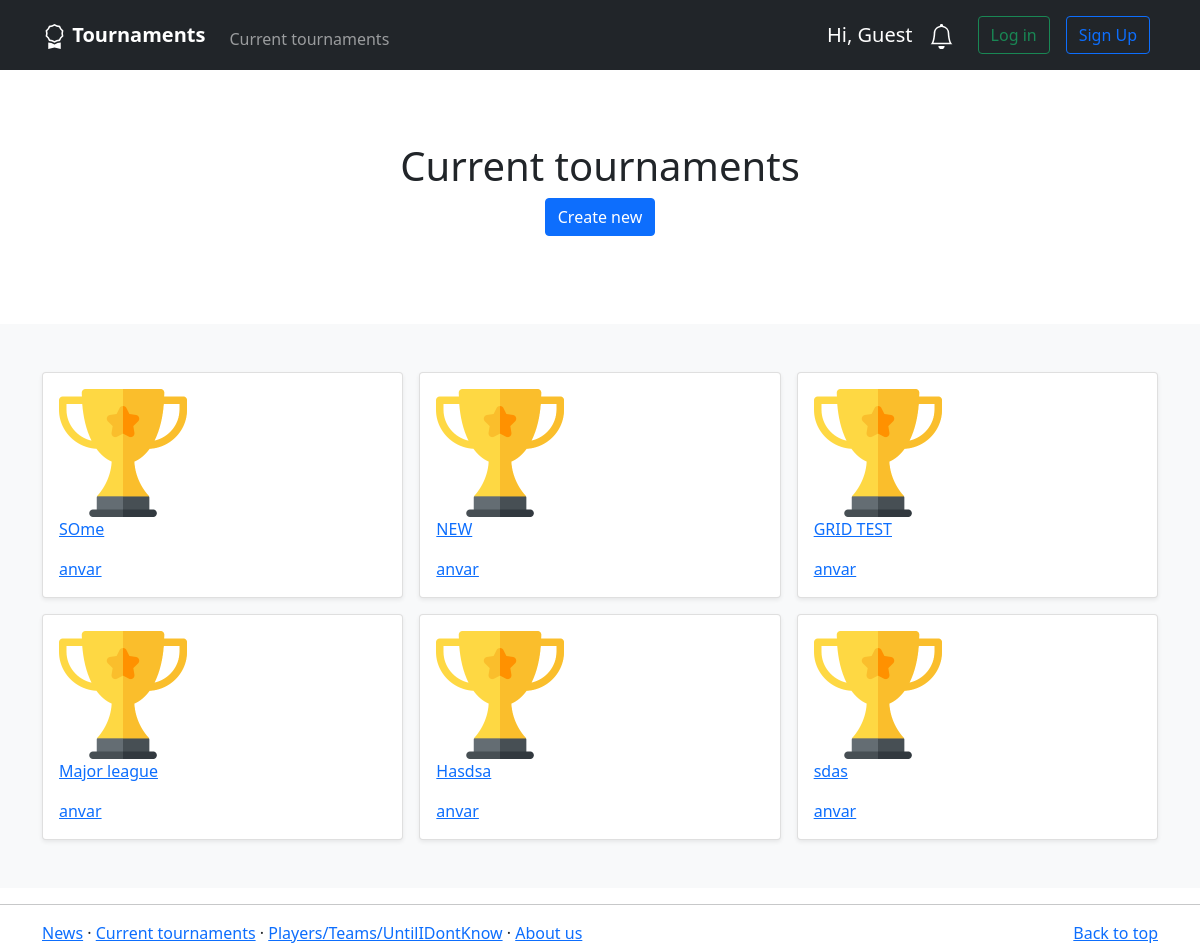
/tournaments/, run on the app's committed database.
### main/models.py (models this page shows, shortened)
class Tournament(models.Model):
    name = models.TextField(max_length=100, help_text='Enter tournament name')
    description = models.TextField(max_length=200, help_text='Enter description tournament')
    logo = models.ImageField(default='default_logos/tournament_default.png', upload_to='tournaments_logo')
    owner = models.ForeignKey(settings.AUTH_USER_MODEL, on_delete=models.CASCADE)
    teams_number = models.IntegerField(default=2)
    players_in_team = models.IntegerField(default=1)
    pass

### tournaments/views.py (the view)
# urls.py: path('', views.tournaments, name='tournaments'),
def tournaments(request):
    tournament_list = Tournament.objects.all()
    context = {
        'tournament_list': tournament_list,
    }
    return render(request, 'tournaments/tournaments.html', context)

### templates/tournaments/tournaments.html (shortened to what this page needs)
{% extends 'base.html' %}
{% block content %}
<section class="py-4 text-center container">
  <div class="row py-lg-5">
    <div class="col-lg-6 col-md-8 mx-auto">
      <h1 class="fw-light">Current tournaments</h1>
      <a class="btn btn-primary" href="{% url 'tournaments:create' %}">Create new</a>
    </div>
  </div>
</section>
<div class="album py-5 bg-light">
  <div class="container">
    <div class="row row-cols-1 row-cols-sm-2 row-cols-md-3 g-3">
      {% if tournament_list %}
      {% for tournament in tournament_list %}
      <div class="col">
        <a href="{% url 'tournaments:detail' tournament.id %}">
          <div class="card shadow-sm">
            <div class="card-body">
                <img width="128" height="128" src="{{ tournament.logo.url }}" alt="tournament logo here!">
                <p class="card-text">{{ tournament.name }}</p>
                <p class="card-text">{{ tournament.owner }}</p>
            </div>
          </div>
        </a>
      </div>
      {% endfor %}
      {% endif %}
    </div>
  </div>
</div>
{% endblock content %}

### data on the page
Tournament: logo (placeholder picture), name "SOme", owner "anvar"
Tournament: logo (placeholder picture), name "NEW", owner "anvar"
Tournament: logo (placeholder picture), name "GRID TEST", owner "anvar"
Tournament: logo (placeholder picture), name "Major league", owner "anvar"
Tournament: logo (placeholder picture), name "Hasdsa", owner "anvar"
Tournament: logo (placeholder picture), name "sdas", owner "anvar"

### other printed values
{{ user.username|default:"Guest" }} "Guest"
